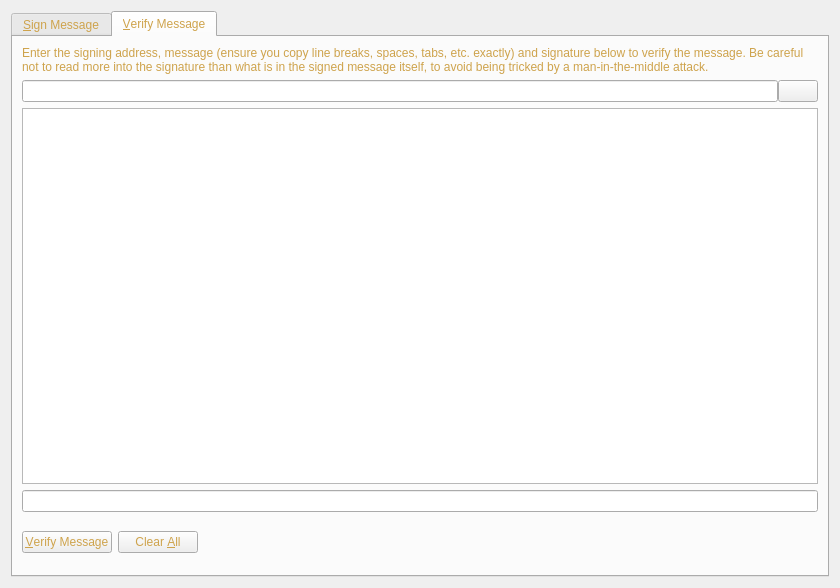
<?xml version="1.0" encoding="UTF-8"?>
<ui version="4.0">
 <class>SignVerifyMessageDialog</class>
 <widget class="QDialog" name="SignVerifyMessageDialog">
  <property name="geometry">
   <rect>
    <x>0</x>
    <y>0</y>
    <width>840</width>
    <height>588</height>
   </rect>
  </property>
  <property name="windowTitle">
   <string>Signatures - Sign / Verify a Message</string>
  </property>
  <property name="styleSheet">
   <string notr="true">background-image: url(:/images/bkg2);
color: rgb(206, 163, 76);</string>
  </property>
  <property name="modal">
   <bool>true</bool>
  </property>
  <layout class="QVBoxLayout" name="verticalLayout">
   <item>
    <widget class="QTabWidget" name="tabWidget">
     <property name="currentIndex">
      <number>1</number>
     </property>
     <widget class="QWidget" name="tabSignMessage">
      <attribute name="title">
       <string>&amp;Sign Message</string>
      </attribute>
      <layout class="QVBoxLayout" name="verticalLayout_SM">
       <item>
        <widget class="QLabel" name="infoLabel_SM">
         <property name="text">
          <string>You can sign messages with your addresses to prove you own them. Be careful not to sign anything vague, as phishing attacks may try to trick you into signing your identity over to them. Only sign fully-detailed statements you agree to.</string>
         </property>
         <property name="textFormat">
          <enum>Qt::PlainText</enum>
         </property>
         <property name="wordWrap">
          <bool>true</bool>
         </property>
        </widget>
       </item>
       <item>
        <layout class="QHBoxLayout" name="horizontalLayout_1_SM">
         <property name="spacing">
          <number>0</number>
         </property>
         <item>
          <widget class="QValidatedLineEdit" name="addressIn_SM">
           <property name="toolTip">
            <string>The address to sign the message with (e.g. B8gZqgY4r2RoEdqYk3QsAqFckyf9pRHN6i)</string>
           </property>
           <property name="maxLength">
            <number>34</number>
           </property>
          </widget>
         </item>
         <item>
          <widget class="QPushButton" name="addressBookButton_SM">
           <property name="toolTip">
            <string>Choose an address from the address book</string>
           </property>
           <property name="text">
            <string/>
           </property>
           <property name="icon">
            <iconset resource="../bitcoin.qrc">
             <normaloff>:/icons/address-book</normaloff>:/icons/address-book</iconset>
           </property>
           <property name="shortcut">
            <string>Alt+A</string>
           </property>
           <property name="autoDefault">
            <bool>false</bool>
           </property>
          </widget>
         </item>
         <item>
          <widget class="QPushButton" name="pasteButton_SM">
           <property name="toolTip">
            <string>Paste address from clipboard</string>
           </property>
           <property name="text">
            <string/>
           </property>
           <property name="icon">
            <iconset resource="../bitcoin.qrc">
             <normaloff>:/icons/editpaste</normaloff>:/icons/editpaste</iconset>
           </property>
           <property name="shortcut">
            <string>Alt+P</string>
           </property>
           <property name="autoDefault">
            <bool>false</bool>
           </property>
          </widget>
         </item>
        </layout>
       </item>
       <item>
        <widget class="QPlainTextEdit" name="messageIn_SM">
         <property name="toolTip">
          <string>Enter the message you want to sign here</string>
         </property>
        </widget>
       </item>
       <item>
        <layout class="QHBoxLayout" name="horizontalLayout_2_SM">
         <property name="spacing">
          <number>0</number>
         </property>
         <item>
          <widget class="QLineEdit" name="signatureOut_SM">
           <property name="font">
            <font>
             <italic>true</italic>
            </font>
           </property>
           <property name="readOnly">
            <bool>true</bool>
           </property>
          </widget>
         </item>
         <item>
          <widget class="QPushButton" name="copySignatureButton_SM">
           <property name="toolTip">
            <string>Copy the current signature to the system clipboard</string>
           </property>
           <property name="text">
            <string/>
           </property>
           <property name="icon">
            <iconset resource="../bitcoin.qrc">
             <normaloff>:/icons/editcopy</normaloff>:/icons/editcopy</iconset>
           </property>
           <property name="autoDefault">
            <bool>false</bool>
           </property>
          </widget>
         </item>
        </layout>
       </item>
       <item>
        <layout class="QHBoxLayout" name="horizontalLayout_3_SM">
         <item>
          <widget class="QPushButton" name="signMessageButton_SM">
           <property name="toolTip">
            <string>Sign the message to prove you own this FUTUREGOLD address</string>
           </property>
           <property name="text">
            <string>&amp;Sign Message</string>
           </property>
           <property name="icon">
            <iconset resource="../bitcoin.qrc">
             <normaloff>:/icons/edit</normaloff>:/icons/edit</iconset>
           </property>
           <property name="autoDefault">
            <bool>false</bool>
           </property>
          </widget>
         </item>
         <item>
          <widget class="QPushButton" name="clearButton_SM">
           <property name="toolTip">
            <string>Reset all sign message fields</string>
           </property>
           <property name="text">
            <string>Clear &amp;All</string>
           </property>
           <property name="icon">
            <iconset resource="../bitcoin.qrc">
             <normaloff>:/icons/remove</normaloff>:/icons/remove</iconset>
           </property>
           <property name="autoDefault">
            <bool>false</bool>
           </property>
          </widget>
         </item>
         <item>
          <spacer name="horizontalSpacer_1_SM">
           <property name="orientation">
            <enum>Qt::Horizontal</enum>
           </property>
           <property name="sizeHint" stdset="0">
            <size>
             <width>40</width>
             <height>48</height>
            </size>
           </property>
          </spacer>
         </item>
         <item>
          <widget class="QLabel" name="statusLabel_SM">
           <property name="font">
            <font>
             <weight>75</weight>
             <bold>true</bold>
            </font>
           </property>
           <property name="text">
            <string/>
           </property>
           <property name="wordWrap">
            <bool>true</bool>
           </property>
          </widget>
         </item>
         <item>
          <spacer name="horizontalSpacer_2_SM">
           <property name="orientation">
            <enum>Qt::Horizontal</enum>
           </property>
           <property name="sizeHint" stdset="0">
            <size>
             <width>40</width>
             <height>48</height>
            </size>
           </property>
          </spacer>
         </item>
        </layout>
       </item>
      </layout>
     </widget>
     <widget class="QWidget" name="tabVerifyMessage">
      <attribute name="title">
       <string>&amp;Verify Message</string>
      </attribute>
      <layout class="QVBoxLayout" name="verticalLayout_VM">
       <item>
        <widget class="QLabel" name="infoLabel_VM">
         <property name="text">
          <string>Enter the signing address, message (ensure you copy line breaks, spaces, tabs, etc. exactly) and signature below to verify the message. Be careful not to read more into the signature than what is in the signed message itself, to avoid being tricked by a man-in-the-middle attack.</string>
         </property>
         <property name="textFormat">
          <enum>Qt::PlainText</enum>
         </property>
         <property name="alignment">
          <set>Qt::AlignLeading|Qt::AlignLeft|Qt::AlignTop</set>
         </property>
         <property name="wordWrap">
          <bool>true</bool>
         </property>
        </widget>
       </item>
       <item>
        <layout class="QHBoxLayout" name="horizontalLayout_1_VM">
         <property name="spacing">
          <number>0</number>
         </property>
         <item>
          <widget class="QValidatedLineEdit" name="addressIn_VM">
           <property name="toolTip">
            <string>The address the message was signed with (e.g. B8gZqgY4r2RoEdqYk3QsAqFckyf9pRHN6i)</string>
           </property>
           <property name="maxLength">
            <number>34</number>
           </property>
          </widget>
         </item>
         <item>
          <widget class="QPushButton" name="addressBookButton_VM">
           <property name="toolTip">
            <string>Choose an address from the address book</string>
           </property>
           <property name="text">
            <string/>
           </property>
           <property name="icon">
            <iconset resource="../bitcoin.qrc">
             <normaloff>:/icons/address-book</normaloff>:/icons/address-book</iconset>
           </property>
           <property name="shortcut">
            <string>Alt+A</string>
           </property>
           <property name="autoDefault">
            <bool>false</bool>
           </property>
          </widget>
         </item>
        </layout>
       </item>
       <item>
        <widget class="QPlainTextEdit" name="messageIn_VM"/>
       </item>
       <item>
        <widget class="QValidatedLineEdit" name="signatureIn_VM"/>
       </item>
       <item>
        <layout class="QHBoxLayout" name="horizontalLayout_2_VM">
         <item>
          <widget class="QPushButton" name="verifyMessageButton_VM">
           <property name="toolTip">
            <string>Verify the message to ensure it was signed with the specified FUTUREGOLD address</string>
           </property>
           <property name="text">
            <string>&amp;Verify Message</string>
           </property>
           <property name="icon">
            <iconset resource="../bitcoin.qrc">
             <normaloff>:/icons/transaction_0</normaloff>:/icons/transaction_0</iconset>
           </property>
           <property name="autoDefault">
            <bool>false</bool>
           </property>
          </widget>
         </item>
         <item>
          <widget class="QPushButton" name="clearButton_VM">
           <property name="toolTip">
            <string>Reset all verify message fields</string>
           </property>
           <property name="text">
            <string>Clear &amp;All</string>
           </property>
           <property name="icon">
            <iconset resource="../bitcoin.qrc">
             <normaloff>:/icons/remove</normaloff>:/icons/remove</iconset>
           </property>
           <property name="autoDefault">
            <bool>false</bool>
           </property>
          </widget>
         </item>
         <item>
          <spacer name="horizontalSpacer_1_VM">
           <property name="orientation">
            <enum>Qt::Horizontal</enum>
           </property>
           <property name="sizeHint" stdset="0">
            <size>
             <width>40</width>
             <height>48</height>
            </size>
           </property>
          </spacer>
         </item>
         <item>
          <widget class="QLabel" name="statusLabel_VM">
           <property name="font">
            <font>
             <weight>75</weight>
             <bold>true</bold>
            </font>
           </property>
           <property name="text">
            <string/>
           </property>
           <property name="wordWrap">
            <bool>true</bool>
           </property>
          </widget>
         </item>
         <item>
          <spacer name="horizontalSpacer_2_VM">
           <property name="orientation">
            <enum>Qt::Horizontal</enum>
           </property>
           <property name="sizeHint" stdset="0">
            <size>
             <width>40</width>
             <height>48</height>
            </size>
           </property>
          </spacer>
         </item>
        </layout>
       </item>
      </layout>
     </widget>
    </widget>
   </item>
  </layout>
 </widget>
 <customwidgets>
  <customwidget>
   <class>QValidatedLineEdit</class>
   <extends>QLineEdit</extends>
   <header>qvalidatedlineedit.h</header>
  </customwidget>
 </customwidgets>
 <resources>
  <include location="../bitcoin.qrc"/>
 </resources>
 <connections/>
</ui>
